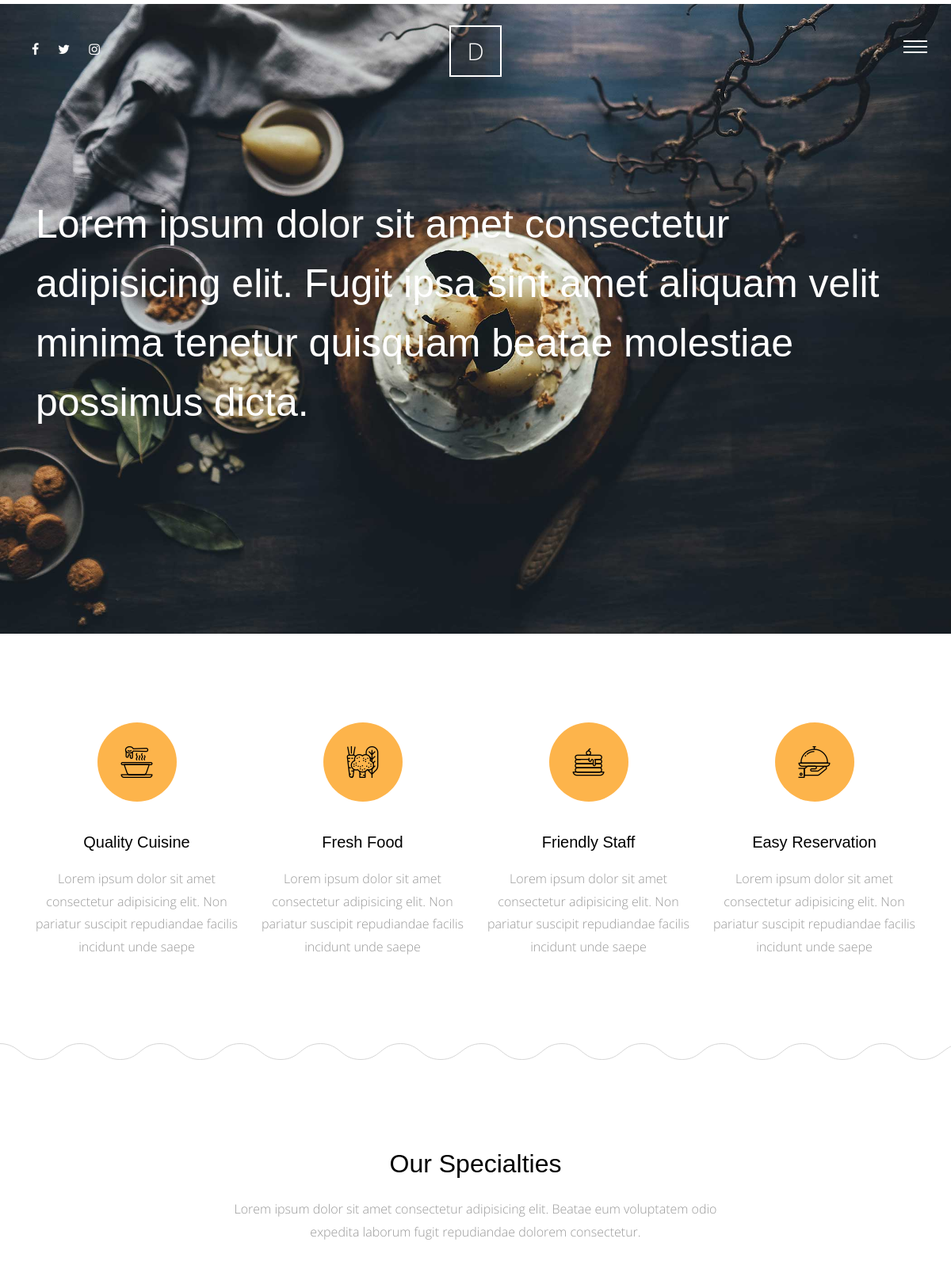
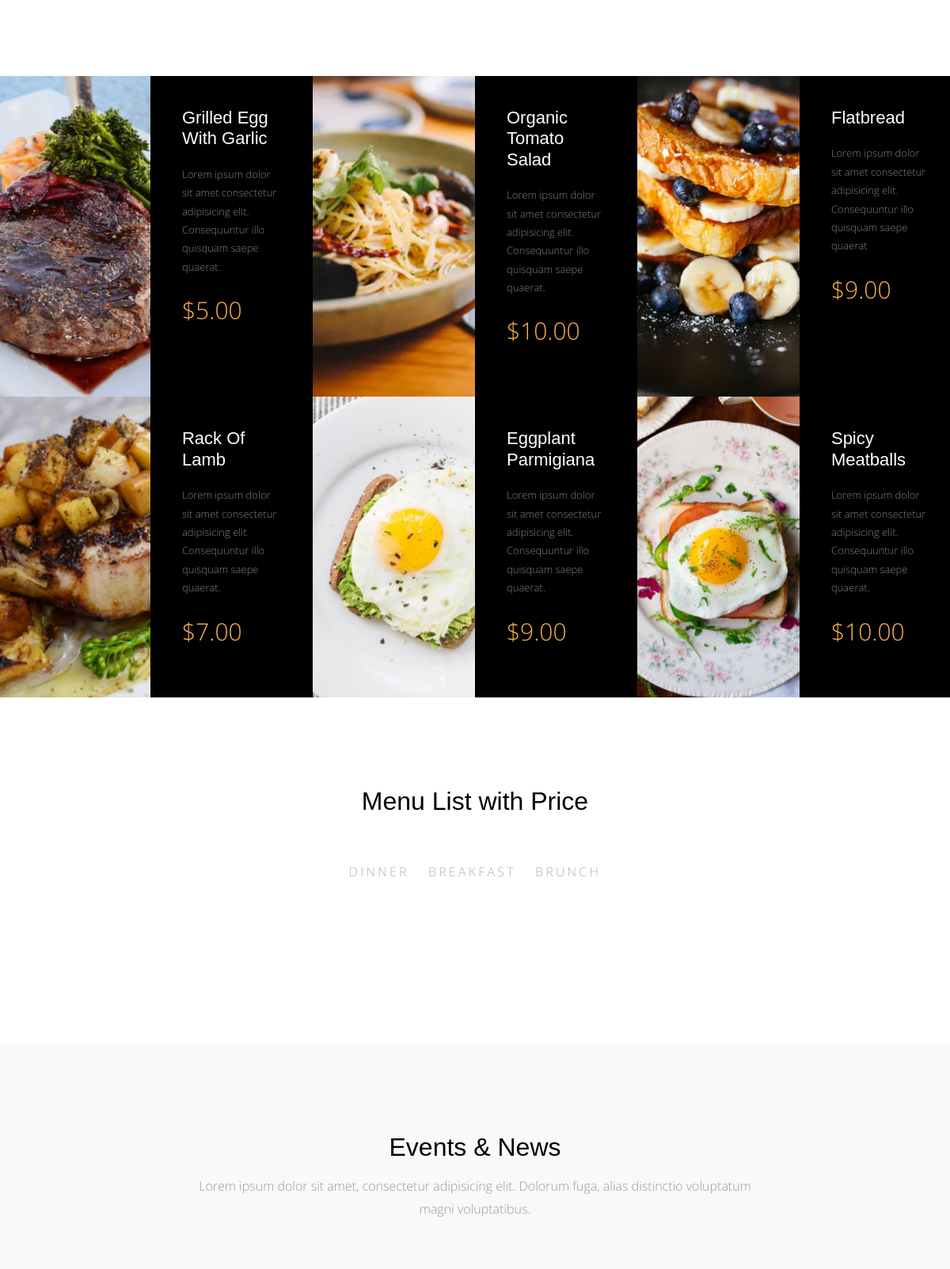
The page / (upper part) on the database its author committed (2 pictures, top to bottom).
### meals/models.py (models this page shows, shortened)
class Meals(models.Model):
	name = models.CharField(max_length=50)
	description = models.TextField(max_length = 500)
	category = models.ForeignKey('Category', on_delete = models.SET_NULL, null= True)
	people = models.IntegerField()
	price = models.DecimalField( max_digits=5, decimal_places=2)
	preperation_time = models.IntegerField()
	image = models.ImageField(upload_to = 'meals/')
	slug = models.SlugField(blank = True, null = True)
	class Meta:
		verbose_name = 'meal'
		verbose_name_plural = 'meals'

class Category(models.Model):
	name = models.CharField(max_length=50)
	class Meta:
		verbose_name = 'category'
		verbose_name_plural = 'categories'
	def __str__(self):
		return self.name

### home/views.py (the view)
# urls.py: path('', views.home, name = 'home'),
def home(request):
	meals = Meals.objects.all()
	meal_list = Meals.objects.all()
	categories = Category.objects.all()
	posts = Post.objects.all()
	last_post = Post.objects.last()
	why_choose_us = Why_Choose_Us.objects.all()
	context ={
		'meals':meals,
		'meal_list':meal_list,
		'categories':categories,
		'posts':posts,
		'last_post':last_post,
		'why_choose_us':why_choose_us,
	}
	return render(request,'home/index.html',context)

### home/templates/home/index.html (shortened to what this page needs)
{% extends "base.html" %}
{% load static %}
{% block body %}
      <div class="main-wrap">
        <div class="cover_1">
          <div class="img_bg" style="background-image:  url({%static 'site_static/img/slider-1.jpg'%})" data-stellar-background-ratio="0.5">
            <div class="container">
              <div class="row align-items-center">
                <div class="col-md-12" data-aos="fade-up">
                  <h2 class="heading">Lorem ipsum dolor sit amet consectetur adipisicing elit. Fugit ipsa sint amet aliquam velit minima tenetur quisquam beatae molestiae possimus dicta.</h2>
                </div>
              </div>
            </div>
          </div>
        </div>
        <div class="section services-section">
          <div class="container">
            <div class="row">
              <div class="col-md-6 col-lg-3" data-aos="fade-up">
                <div class="media feature-icon d-block text-center">
                  <div class="icon">
                    <span class="flaticon-soup"></span>
                  </div>
                  <div class="media-body">
                    <h3>Quality Cuisine</h3>
                    <p>Lorem ipsum dolor sit amet consectetur adipisicing elit. Non pariatur suscipit repudiandae facilis incidunt unde saepe</p>
                  </div>
                </div>
              </div>
              <div class="col-md-6 col-lg-3" data-aos="fade-up" data-aos-delay="100">
                <div class="media feature-icon d-block text-center">
                  <div class="icon">
                    <span class="flaticon-vegetables"></span>
                  </div>
                  <div class="media-body">
                    <h3>Fresh Food</h3>
                    <p>Lorem ipsum dolor sit amet consectetur adipisicing elit. Non pariatur suscipit repudiandae facilis incidunt unde saepe</p>
                  </div>
                </div>
              </div>
              <div class="col-md-6 col-lg-3" data-aos="fade-up" data-aos-delay="300">
                <div class="media feature-icon d-block text-center">
                  <div class="icon">
                    <span class="flaticon-pancake"></span>
                  </div>
                  <div class="media-body">
                    <h3>Friendly Staff</h3>
                    <p>Lorem ipsum dolor sit amet consectetur adipisicing elit. Non pariatur suscipit repudiandae facilis incidunt unde saepe</p>
                  </div>
                </div>
              </div>
              <div class="col-md-6 col-lg-3" data-aos="fade-up" data-aos-delay="500">
                <div class="media feature-icon d-block text-center">
                  <div class="icon">
                    <span class="flaticon-tray"></span>
                  </div>
                  <div class="media-body">
                    <h3>Easy Reservation</h3>
                    <p>Lorem ipsum dolor sit amet consectetur adipisicing elit. Non pariatur suscipit repudiandae facilis incidunt unde saepe</p>
                  </div>
                </div>
              </div>
            </div>
          </div>
        </div>
        <div class="section">
          <div class="container">
            <div class="row justify-content-center">
              <div class="col-md-7 text-center"  data-aos="fade-up">
                <h2 class="mb-4">Our Specialties</h2>
                <p class="lead">Lorem ipsum dolor sit amet consectetur adipisicing elit. Beatae eum voluptatem odio expedita laborum fugit repudiandae dolorem consectetur.</p>
              </div>
            </div>
          </div>
        </div>
        <div class="section pt-0 pb-0">
          <div class="menus d-flex bg-light">
            {% for meal in meals  %}
                <div class="d-flex item">
                  <div class="image" style="background-image: url({{meal.image.url}});" data-aos="fade"></div>
                  <div class="text">
                    <h3>{{meal.name}}</h3>
                    <p>{{meal.description}}</p>
                    <p class="price">${{meal.price}}</p>
                  </div>
                </div>
            {% endfor %}
          </div>
        </div>
         <div class="section">
          <div class="container">
            <div class="row justify-content-center">
              <div class="col-md-8" data-aos="fade-up">
                <h2 class="mb-5 text-center">Menu List with Price</h2>
                <ul class="nav site-tab-nav" id="pills-tab" role="tablist">
                  {% for category in categories  %}
                      <li class="nav-item">
                    <a class="nav-link" id="{{category}}-tab" data-toggle="pill" href="#{{category}}" role="tab" aria-controls="{{category}}" aria-selected="true">{{category}}</a>
                  </li>
                  {% endfor %}
                </ul>
                </div>
              </div>
            </div>
          </div>
        </div>
        <div class="section bg-light">
          <div class="container">
            <div class="row justify-content-center mb-5" data-aos="fade-up">
              <div class="col-md-8  text-center">
                <h2 class="mb-3">Events &amp; News</h2>
                <p class="lead">Lorem ipsum dolor sit amet, consectetur adipisicing elit. Dolorum fuga, alias distinctio voluptatum magni voluptatibus.</p>
              </div>
            </div>
          </div>
        </div>
      </div>
{% endblock body %}

### static/site_static/css/style.css (style rules this page uses)
html { overflow-x: hidden; }
body { background: #fff; font-family: "Open Sans", cursive; font-size: 16px; line-height: 1.8; font-weight: 300; color: #999999; }
a { -webkit-transition: .3s all ease; -o-transition: .3s all ease; transition: .3s all ease; text-decoration: none; }
h1, h2, h3, h4, h5 { color: #000; font-family: "Playfair Display", Arial, sans-serif; }
.media h3 { font-size: 20px; margin-bottom: 10px; }
.site-tab-nav { display: block; text-align: center; margin-bottom: 80px !important; }
.site-tab-nav li { float: none; display: inline-block; *display: inline; zoom: 1; }
.site-tab-nav li a { background: none; color: #b3b3b3; font-size: 16px; text-transform: uppercase; letter-spacing: .2em; border-bottom: 2px solid transparent; padding-left: 0; padding-right: 0; margin: 0 10px; }
.site-tab-nav, .nav-pills { text-align: center; }
.services-section { background: url("../img/curve_line.svg") repeat-x bottom left; }
.lead { font-size: 16px; }
.feature-icon .icon { text-align: center; height: 100px; width: 100px; border-radius: 50%; display: inline-block; position: relative; margin-bottom: 30px; background: #fdb44b; }
.feature-icon .icon > span { color: #000; font-size: 40px; position: absolute; top: 50%; left: 50%; -webkit-transform: translate(-50%, -50%); -ms-transform: translate(-50%, -50%); transform: translate(-50%, -50%); }
.feature-icon h3 { margin-bottom: 20px; }
.section { padding: 7em 0; }
.cover_1 { position: relative; }
.cover_1 .img_bg { background-repeat: no-repeat; background-size: cover !important; background-position: center center; }
.cover_1 .img_bg, .cover_1 .img_bg > .container > .row { min-height: 700px; height: 100vh; }
.cover_1 .heading { color: white; font-weight: 300; font-size: 30px; line-height: 1.5; }
@media (min-width: 768px) { .cover_1 .heading { font-size: 50px; line-height: 1.5; } }
.menus { display: -webkit-box; display: -ms-flexbox; display: flex; -ms-flex-wrap: wrap; flex-wrap: wrap; margin-right: -15px; margin-left: -15px; }
@media (min-width: 576px) { .menus .item { -webkit-box-flex: 0; -ms-flex: 0 0 100%; flex: 0 0 100%; max-width: 100%; } }
@media (min-width: 768px) { .menus .item { -webkit-box-flex: 0; -ms-flex: 0 0 50%; flex: 0 0 50%; max-width: 50%; } }
@media (min-width: 992px) { .menus .item { -webkit-box-flex: 0; -ms-flex: 0 0 50%; flex: 0 0 50%; max-width: 50%; } }
@media (min-width: 1200px) { .menus .item { -webkit-box-flex: 0; -ms-flex: 0 0 33.33333%; flex: 0 0 33.33333%; max-width: 33.33333%; } }
.menus .item .image, .menus .item .text { width: 50%; }
.menus .item .image { background-size: cover; background-position: center center; }
.menus .item .text { padding: 40px; background: #000; }
.menus .item .text h3 { color: #fff; font-size: 22px; margin-bottom: 20px; }
.menus .item .text p { color: #fff; font-size: 13px; opacity: .5; }
.menus .item .text .price { font-size: 30px; color: #fdb44b; opacity: 1; }

### rows shown on the page
Meals: image (picture), name "Grilled Egg With Garlic", description "Lorem ipsum dolor sit amet consectetur adipisicing elit. Consequuntur illo quisquam saepe quaerat.", price "5.00"
Meals: image (picture), name "Organic Tomato Salad", description "Lorem ipsum dolor sit amet consectetur adipisicing elit. Consequuntur illo quisquam saepe quaerat.", price "10.00"
Meals: image (picture), name "Flatbread", description "Lorem ipsum dolor sit amet consectetur adipisicing elit. Consequuntur illo quisquam saepe quaerat", price "9.00"
Meals: image (picture), name "Rack Of Lamb", description "Lorem ipsum dolor sit amet consectetur adipisicing elit. Consequuntur illo quisquam saepe quaerat.", price "7.00"
Meals: image (picture), name "Eggplant Parmigiana", description "Lorem ipsum dolor sit amet consectetur adipisicing elit. Consequuntur illo quisquam saepe quaerat.", price "9.00"
Meals: image (picture), name "Spicy Meatballs", description "Lorem ipsum dolor sit amet consectetur adipisicing elit. Consequuntur illo quisquam saepe quaerat.", price "10.00"
Category: name "DINNER"
Category: name "BREAKFAST"
Category: name "BRUNCH"
